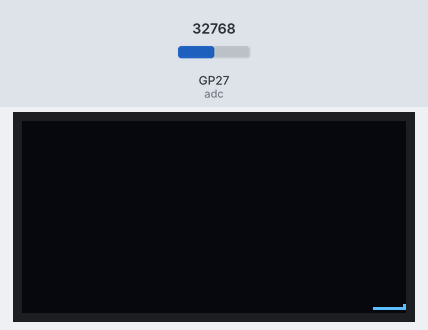
A program run on a simulated Raspberry Pi Pico running MicroPython. Parts: 128×64 one-colour display. The inputs (shaded band) are chosen by the test bench; at power-on: GP27 (adc) = 32768 (analog values on the 0–65535 scale). What the program prints to the serial console is not drawn.

Above: at 1.2 s.
1.3 s: GP27 (adc) set to 57670
At 2.2 s:
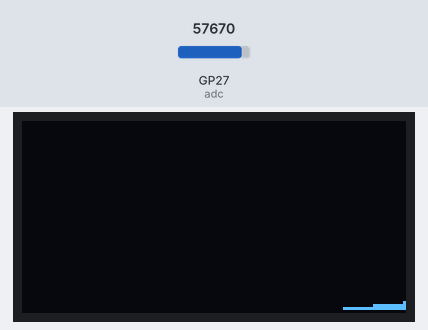
At 2.7 s:
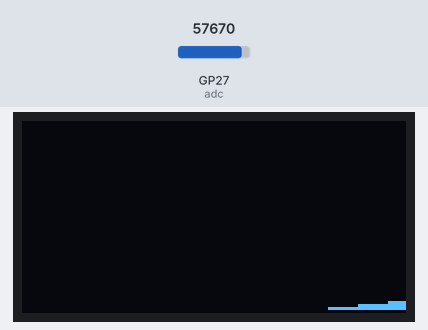

The program:

Final_final_adame.py
```python
from machine import Pin, ADC, SoftI2C, Timer
import ssd1306

class ventilador:
    WIDTH = 128
    HEIGHT = 64
    def __init__(self):
        i2c = SoftI2C(scl=Pin(13), sda=Pin(25))
        self.driver = ssd1306.SSD1306_I2C(self.WIDTH, self.HEIGHT, i2c)
        self.adc = ADC(Pin(27), atten=ADC.ATTN_2_5DB)
        self.prom = 0
        self.valor = 0
        self.msg = 'Apagado'
        self.val_uv = 0
        self.x = 35
        self.count = 0
        timer = Timer(0)
        timer2 = Timer(1)
        timer.init(mode = Timer.PERIODIC, period = 10, callback = self.muestra)
        timer2.init(mode = Timer.PERIODIC, period = 100, callback = self.offset)

    def offset(self,timer2):
        pos = 62 - self.valor//468770
        self.driver.pixel(127,pos,1)
        self.driver.show()
        self.driver.scroll(-1,0)

    def muestra(self, timer):
        self.val_uv = self.adc.read_uv()
        self.prom += self.val_uv
        self.count += 1
        if self.count >= 100:
            self.valor = self.prom//100
            print(self.valor)
            self.prom = 0
            self.count = 0


    def promedio(self):
        if self.valor >= 66500:
            self.msg = 'Flujo Bajo'
            self.x = 23

        if self.valor >= 300000:
            self.msg = 'Flujo Medio'
            self.x = 19

        if self.valor > 495000:
            self.msg = 'Flujo Alto'
            self.x = 23

        if self.valor < 66500:
            self.msg = 'Apagado'
            self.x = 35

    def despliegue(self):
        #self.driver.fill(0)
        #self.driver.text(self.msg, self.x, 27)
        #self.driver.show()
        pass

    def run(self):
        while 1:
            self.promedio()
            self.despliegue()

def main():
    fsm = ventilador()
    fsm.run()

if __name__ == '__main__':
    main()
```
